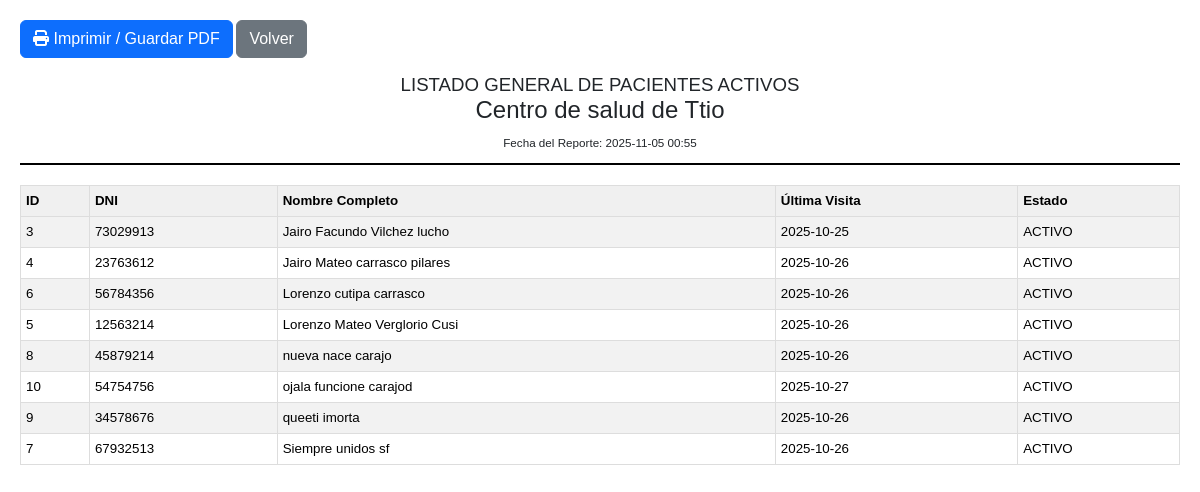
Page /paciente/imprimirTodos (signed in) on the committed database.
### tables this page shows
CREATE TABLE `pacientes` (
  `id_paciente` int(11) NOT NULL,
  `dni` varchar(15) NOT NULL,
  `nombre_completo` varchar(255) NOT NULL,
  `ultima_visita` datetime DEFAULT NULL,
  `eliminado_suavemente` tinyint(1) NOT NULL DEFAULT 0,
  `fecha_nacimiento` date DEFAULT NULL,
  `telefono` varchar(20) DEFAULT NULL,
  `visible` tinyint(1) NOT NULL DEFAULT 1 COMMENT '1=Visible, 0=Borrado suave'
);

### controllers/PacienteController.php (called while the page is built, shortened)
<?php
class PacienteController extends Controller {
    private $pacienteModel;
    public function __construct() {
        $this->pacienteModel = $this->loadModel('PacienteModel');
    }
    public function imprimirTodos() {
        $pacientes = $this->pacienteModel->buscarPacientes('', false);
        $data = [
            'titulo' => 'Reporte General de Pacientes Activos',
            'pacientes' => $pacientes
        ];
        $this->renderView('pacientes/reporte_todos', $data, false);
    }
}

### core/App.php (called while the page is built, shortened)
<?php
class App {
    protected $method = 'index';
    public function __construct() {
        $url = $this->parseUrl();
        if (isset($url[0]) && file_exists(APP_ROOT . '/controllers/' . ucwords($url[0]) . 'Controller.php')) {
            unset($url[0]);
        } elseif (!isset($url[0]) && isset($_SESSION['id_usuario'])) {
            $this->controller = 'DashboardController';
        }
        $this->controller = new $this->controller;
        if (isset($url[1])) {
            if (method_exists($this->controller, $url[1])) {
                $this->method = $url[1];
                unset($url[1]);
            } else {
            }
        }
        $this->params = $url ? array_values($url) : [];
        call_user_func_array([$this->controller, $this->method], $this->params);
    }
    public function parseUrl() {
        if (isset($_GET['url'])) {
            return $url = explode('/', filter_var(rtrim($_GET['url'], '/'), FILTER_SANITIZE_URL));
        }
        return [];
    }
}
?>

### index.php (called while the page is built, shortened)
<?php
require_once APP_ROOT . '/core/App.php';
require_once APP_ROOT . '/core/Controller.php';
require_once APP_ROOT . '/core/Database.php';
require_once APP_ROOT . '/core/Model.php';
$app = new App();

### core/Database.php (called while the page is built, shortened)
<?php
class Database {
    private $host = DB_HOST;
    private $user = DB_USER;
    private $pass = DB_PASS;
    private $dbname = DB_NAME;
    private $charset = DB_CHARSET;
    protected $db;
    public function __construct() {
        $this->dsn = 'mysql:host=' . $this->host . ';dbname=' . $this->dbname . ';charset=' . $this->charset;
        $options = [
            PDO::ATTR_PERSISTENT => true,
            PDO::ATTR_ERRMODE => PDO::ERRMODE_EXCEPTION,
            PDO::ATTR_DEFAULT_FETCH_MODE => PDO::FETCH_OBJ,
            PDO::ATTR_EMULATE_PREPARES => false,
        ];
        try {
            $this->db = new PDO($this->dsn, $this->user, $this->pass, $options);
        } catch (PDOException $e) {
            $this->error = $e->getMessage();
            echo $this->error;
            die();
        }
    }
    public function getDbConnection() {
        return $this->db;
    }
}
?>

### models/PacienteModel.php (called while the page is built, shortened)
<?php
class PacienteModel extends Model {
    public function buscarPacientes($query = '', $incluirEliminados = false) {
        $search = '%' . $query . '%';
        $sql = "
            SELECT
                id_paciente,
                dni,
                nombre_completo,
                ultima_visita,
                eliminado_suavemente
            FROM pacientes
            WHERE (dni LIKE :search_dni OR nombre_completo LIKE :search_nombre)
        ";
        if (!$incluirEliminados) {
            $sql .= " AND eliminado_suavemente = 0";
        }
        $sql .= " ORDER BY nombre_completo ASC";
        $this->query($sql);
        $this->bind(':search_dni', $search);
        $this->bind(':search_nombre', $search);
        return $this->resultSet();
    }
}
?>

### core/Model.php (called while the page is built, shortened)
<?php
class Model {
    protected $db;
    protected $stmt;
    public function __construct($db) {
        $this->db = $db;
    }
    public function query($sql) {
        $this->stmt = $this->db->prepare($sql);
    }
    public function bind($param, $value, $type = null) {
        if (is_null($type)) {
            switch (true) {
                default:
                    $type = PDO::PARAM_STR;
            }
        }
        $this->stmt->bindValue($param, $value, $type);
    }
    public function execute() {
        return $this->stmt->execute();
    }
    public function resultSet() {
        $this->execute();
        return $this->stmt->fetchAll(PDO::FETCH_OBJ);
    }
}
?>

### views/pacientes/reporte_todos.php (the view, shortened to what this page needs)
<?php
$pacientes = $pacientes ?? [];
$nombreCentro = SITE_NAME ?? 'Centro de Salud Ttio';
$fechaReporte = date('Y-m-d H:i');
?>
<!DOCTYPE html>
<html lang="es">
<head>
    <link href="https://cdn.jsdelivr.net/npm/bootstrap@5.3.3/dist/css/bootstrap.min.css" rel="stylesheet">
    <link rel="stylesheet" href="https://cdnjs.cloudflare.com/ajax/libs/font-awesome/6.5.1/css/all.min.css">
</head>
<body onload="window.print();">
    <div class="no-print mb-3">
        <button onclick="window.print()" class="btn btn-primary"><i class="fas fa-print"></i> Imprimir / Guardar PDF</button>
        <a href="<?php echo APP_URL; ?>/paciente" class="btn btn-secondary">Volver</a>
    </div>
    <div class="header">
        <h1>LISTADO GENERAL DE PACIENTES ACTIVOS</h1>
        <h4><?php echo htmlspecialchars($nombreCentro); ?></h4>
        <small>Fecha del Reporte: <?php echo $fechaReporte; ?></small>
    </div>
    <div class="table-responsive">
        <table class="table table-bordered table-striped reporte-table">
            <thead>
                <tr>
                    <th>ID</th>
                    <th>DNI</th>
                    <th>Nombre Completo</th>
                    <th>Última Visita</th>
                    <th>Estado</th>
                </tr>
            </thead>
            <tbody>
                <?php if (empty($pacientes)) : ?>
                    <tr>
                        <td colspan="5" class="text-center">No hay pacientes activos para mostrar.</td>
                    </tr>
                <?php else : ?>
                    <?php foreach ($pacientes as $paciente) : ?>
                        <tr>
                            <td><?php echo $paciente->id_paciente; ?></td>
                            <td><?php echo htmlspecialchars($paciente->dni); ?></td>
                            <td><?php echo htmlspecialchars($paciente->nombre_completo); ?></td>
                            <td><?php echo $paciente->ultima_visita ? date('Y-m-d', strtotime($paciente->ultima_visita)) : 'N/A'; ?></td>
                            <td><?php echo $paciente->eliminado_suavemente ? 'INACTIVO' : 'ACTIVO'; ?></td>
                        </tr>
                    <?php endforeach; ?>
                <?php endif; ?>
            </tbody>
        </table>
    </div>
</body>
</html>

### views/pacientes/reporte_todos.php (style rules this page uses)
body { font-family: Arial, sans-serif; font-size: 10pt; padding: 20px; }
.header { text-align: center; margin-bottom: 20px; border-bottom: 2px solid #000; padding-bottom: 10px; }
.header h1 { font-size: 14pt; margin: 0; }
.reporte-table th, .reporte-table td { font-size: 10pt; padding: 5px; border: 1px solid #ddd; }
.reporte-table th { background-color: #f0f0f0; }

### rows in the picture
pacientes: id_paciente "3", dni "73029913", nombre_completo "Jairo Facundo Vilchez lucho", ultima_visita "2025-10-25", eliminado_suavemente "ACTIVO"
pacientes: id_paciente "4", dni "23763612", nombre_completo "Jairo Mateo carrasco pilares", ultima_visita "2025-10-26", eliminado_suavemente "ACTIVO"
pacientes: id_paciente "6", dni "56784356", nombre_completo "Lorenzo cutipa carrasco", ultima_visita "2025-10-26", eliminado_suavemente "ACTIVO"
pacientes: id_paciente "5", dni "12563214", nombre_completo "Lorenzo Mateo Verglorio Cusi", ultima_visita "2025-10-26", eliminado_suavemente "ACTIVO"
pacientes: id_paciente "8", dni "45879214", nombre_completo "nueva nace carajo", ultima_visita "2025-10-26", eliminado_suavemente "ACTIVO"
pacientes: id_paciente "10", dni "54754756", nombre_completo "ojala funcione carajod", ultima_visita "2025-10-27", eliminado_suavemente "ACTIVO"
pacientes: id_paciente "9", dni "34578676", nombre_completo "queeti imorta", ultima_visita "2025-10-26", eliminado_suavemente "ACTIVO"
pacientes: id_paciente "7", dni "67932513", nombre_completo "Siempre unidos sf", ultima_visita "2025-10-26", eliminado_suavemente "ACTIVO"

### other values in the picture
$nombreCentro "Centro de salud de Ttio"
